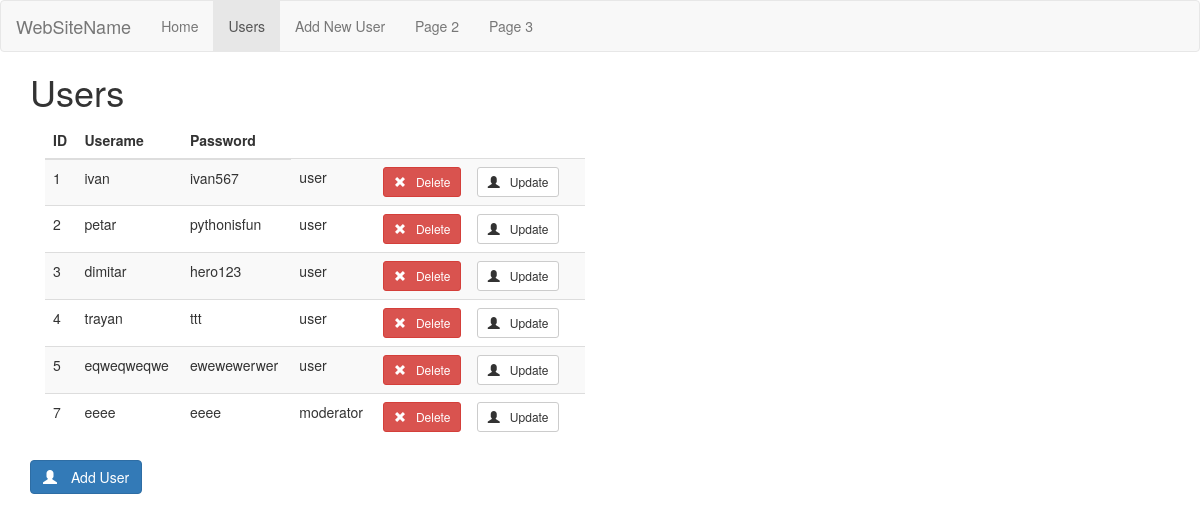
/users, run on an earlier commit of the app's database.
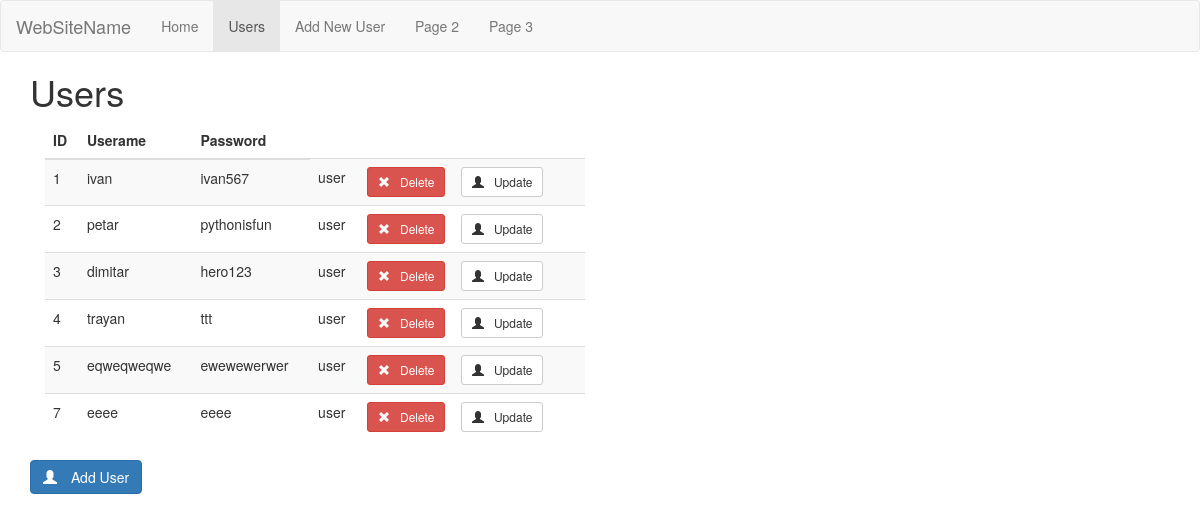
And on a later commit of the database.
### tables this page shows
CREATE TABLE user (
  id INTEGER PRIMARY KEY AUTOINCREMENT,
  username TEXT UNIQUE NOT NULL,
  password TEXT NOT NULL,
  role TEXT NOT NULL DEFAULT 'user'
);

### server.py (the view)
@app.route('/users')
def users():
    g.active_url = '/users'
    db = get_db()
    users = get_all_users()
    print_users(users)
    return render_template('user/users.html', users=users)

### server.py (called while the page is built)
def get_db():
    if 'db' not in g:
        g.db = sqlite3.connect(DATABASE, detect_types=sqlite3.PARSE_DECLTYPES)
        g.db.row_factory = sqlite3.Row
    return g.db

def get_all_users():
    users = g.db.execute('SELECT * FROM user').fetchall()
    return users

def print_user(user):
    print('ID: ', user['id'], ', username: ', user['username'], ', password: ', user['password'],
              ', role: ', user['role'])

def print_users(user_list):
    for user in user_list:
        print_user(user)

### templates/user/users.html
{% extends 'base.html' %}
{% block header %}
    <h1 class="container">{% block title %}Users{% endblock %}</h1>
{% endblock %}
{% block content %}
<section class="user col-sm-6">
    <table class="table table-striped">
        <thead>
        <tr>
            <th>ID</th>
            <th>Userame</th>
            <th>Password</th>
        </tr>
        </thead>
        <tbody>
            {% for user in users %}
            <tr>
                <td>{{ user['id'] }}</td>
                <td>{{ user['username'] }}</td>
                <td>{{ user['password'] }}</td>
                <td>{{ user['role'] }}</td>
                <td>
                    <form action="{{ url_for('delete_user', id=user['id']) }}" method="POST">
                        <button class="btn btn-sm btn-danger" type="submit">
                            <span class="glyphicon glyphicon-remove" style="padding-right: 10px"></span>Delete
                        </button>
                    </form>
                    <form action="{{ url_for('edit_user', id=user['id']) }}" method="GET">
                        <button class="btn btn-sm btn-default" type="submit">
                            <span class="glyphicon glyphicon-user" style="padding-right: 10px"></span>Update
                        </button>
                    </form>
                </td>
            </tr>
            {% endfor %}
        </tbody>
    </table>
    <div class="row">
        <a href="/users/add" class="btn btn-primary">
            <span class="glyphicon glyphicon-user" style="padding-right: 10px"></span> Add User
        </a>
    </div>
</section>
{% endblock %}

### templates/base.html (shortened to what this page needs)
<!doctype html>
<html>
<head>
    <link rel="stylesheet" href="/static/css/bootstrap.min.css"/>
    <link rel="stylesheet" href="/static/css/custom.css"/>
</head>
<body>
<nav class="navbar navbar-default">
    <div class="container-fluid">
        <div class="navbar-header">
            <a class="navbar-brand" href="#">WebSiteName</a>
        </div>
        <ul class="nav navbar-nav">
            <li {% if g.active_url=='/' %} class="active" {% endif %}>
                <a href="/">Home</a>
            </li>
            <li {% if g.active_url=='/users' %} class="active" {% endif %}>
                <a href="/users">Users</a>
            </li>
            <li {% if g.active_url=='/users/add' %} class="active" {% endif %}>
                <a href="/users/add">Add New User</a>
            </li>
            <li><a href="#">Page 2</a></li>
            <li><a href="#">Page 3</a></li>
        </ul>
    </div>
</nav>
<header>
    {% block header %}{% endblock %}
</header>
<section class="container">
    {% block content %}{% endblock %}
</section>
</body>
</html>

### static/css/custom.css (style rules this page uses)
nav.navbar { margin-bottom:0; }
td form { display: inline-block; width: 90px; }

What changed in the data, as far as the page shows it:
changed user "eeee": role "moderator" → "user"
